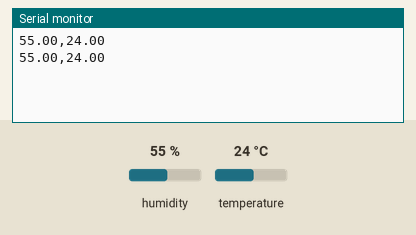
This sketch was run on a simulated Arduino Uno, built with avr-gcc and run on an emulated ATmega328P. On the bench: the last lines printed to the serial monitor. The test bench sets the inputs (shaded band); at power-on: humidity 55 %, temperature 24 °C.

Above: at 2.8 s.
2.9 s: humidity set to 22 %
At 5.2 s:
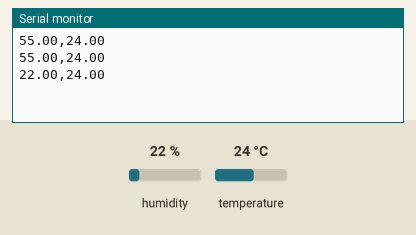
5.6 s: temperature set to 12 °C
At 7.3 s:
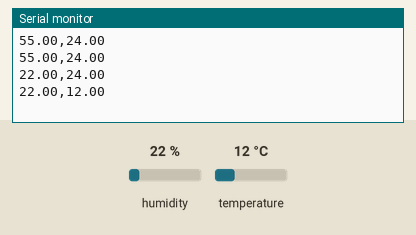
8.3 s: humidity set to 40 %
At 10.7 s:
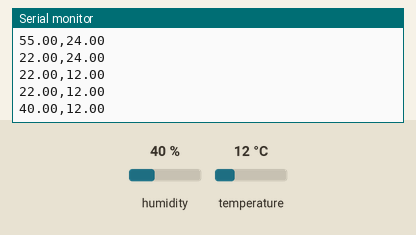
Timing chart, 0 to 12.2 s (numbered marks = the images above; inputs shaded):
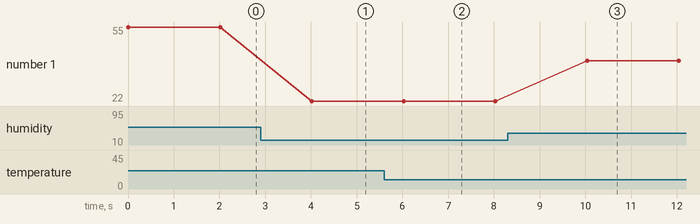

The sketch:

SensorDHT.ino
```cpp
#include <DHT.h>
#define DHTPIN 2
#define DHTTYPE DHT22

DHT dht(DHTPIN, DHTTYPE);

float h;
float t;

void setup(){
    Serial.begin(9600);
    dht.begin();
  }

void loop(){
    h=dht.readHumidity();
    t=dht.readTemperature();

    Serial.print(h);
    Serial.print(",");
    Serial.print(t);
    Serial.println();
    delay(2000);
  }
```

Measured:
- after the input at 2.9 s, the serial monitor: prints a new line after 1.1 s (image 1)
- after the input at 5.6 s, the serial monitor: prints a new line after 0.42 s (image 2)
- after the input at 8.3 s, the serial monitor: prints a new line after 1.7 s (image 3)
- plotted number 1: 55 → 22 after the input at 2.9 s, 22 → 40 after the input at 8.3 s
